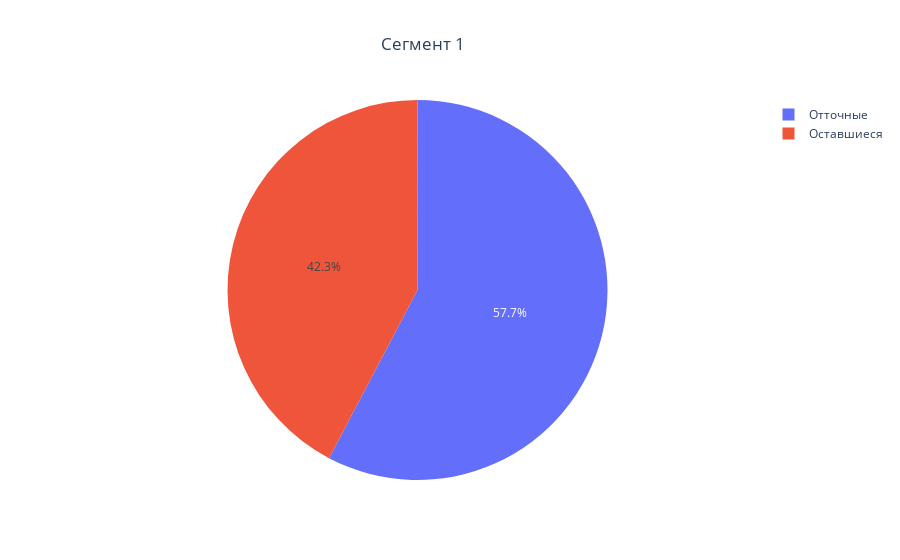

Write notebook code for a chart like this one.
### Markdown cell above
По выбранным критериям подошли 33 сегмента. Из таблицы вибрал два первых сегмента.

Строю круговую диаграмму Сегмента 1.

### Code cell
# создаю таблицу для сегмента 1
s_1 = sigm_outflow[['Total', 'Churn']].loc[[0]]
s_1['Total'] = s_1['Total'] - s_1['Churn']
s_1 = s_1.rename(columns={'Total': 'Оставшиеся', 'Churn': 'Отточные'}).T.reset_index()
s_1.columns = ['Категория', 'Количество клиентов']

# строю круговую диаграмму
fig = go.Figure(data=[go.Pie(labels=s_1['Категория'], values= s_1['Количество клиентов'])])
fig.update_layout(
    title="Сегмент 1",
    title_x = 0.47
)

### Figure 1 — Plotly figure (JSON) as saved in the notebook; plotly's stock layout.template omitted (floating-point values rounded to 4 significant figures)
{"data": [{"labels": ["Оставшиеся", "Отточные"], "type": "pie", "values": [214, 292]}], "layout": {"title": {"text": "Сегмент 1", "x": 0.47}}}
